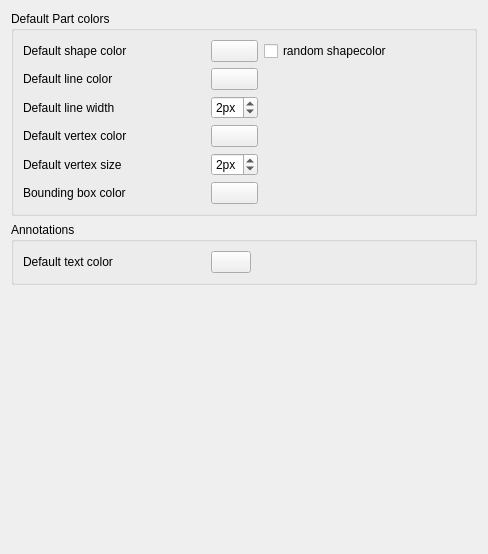
<?xml version="1.0" encoding="UTF-8"?>
<ui version="4.0">
 <class>PartGui::DlgSettingsObjectColor</class>
 <widget class="QWidget" name="PartGui::DlgSettingsObjectColor">
  <property name="geometry">
   <rect>
    <x>0</x>
    <y>0</y>
    <width>488</width>
    <height>554</height>
   </rect>
  </property>
  <property name="windowTitle">
   <string>Part colors</string>
  </property>
  <layout class="QVBoxLayout" name="verticalLayout">
   <item>
    <widget class="QGroupBox" name="groupBoxDefaultColors">
     <property name="title">
      <string>Default Part colors</string>
     </property>
     <layout class="QHBoxLayout" name="horizontalLayout">
      <item>
       <layout class="QGridLayout" name="gridLayout">
        <item row="0" column="1">
         <widget class="Gui::PrefColorButton" name="DefaultShapeColor">
          <property name="toolTip">
           <string>The default color for new shapes</string>
          </property>
          <property name="color" stdset="0">
           <color>
            <red>204</red>
            <green>204</green>
            <blue>204</blue>
           </color>
          </property>
          <property name="prefEntry" stdset="0">
           <cstring>DefaultShapeColor</cstring>
          </property>
          <property name="prefPath" stdset="0">
           <cstring>View</cstring>
          </property>
         </widget>
        </item>
        <item row="1" column="0">
         <widget class="QLabel" name="label_7">
          <property name="minimumSize">
           <size>
            <width>182</width>
            <height>0</height>
           </size>
          </property>
          <property name="text">
           <string>Default line color</string>
          </property>
         </widget>
        </item>
        <item row="1" column="1">
         <widget class="Gui::PrefColorButton" name="DefaultShapeLineColor">
          <property name="toolTip">
           <string>The default line color for new shapes</string>
          </property>
          <property name="color" stdset="0">
           <color>
            <red>25</red>
            <green>25</green>
            <blue>25</blue>
           </color>
          </property>
          <property name="prefEntry" stdset="0">
           <cstring>DefaultShapeLineColor</cstring>
          </property>
          <property name="prefPath" stdset="0">
           <cstring>View</cstring>
          </property>
         </widget>
        </item>
        <item row="3" column="1">
         <widget class="Gui::PrefColorButton" name="DefaultShapeVertexColor">
          <property name="toolTip">
           <string>The default line color for new shapes</string>
          </property>
          <property name="color" stdset="0">
           <color>
            <red>25</red>
            <green>25</green>
            <blue>25</blue>
           </color>
          </property>
          <property name="prefEntry" stdset="0">
           <cstring>DefaultShapeVertexColor</cstring>
          </property>
          <property name="prefPath" stdset="0">
           <cstring>View</cstring>
          </property>
         </widget>
        </item>
        <item row="5" column="1">
         <widget class="Gui::PrefColorButton" name="BoundingBoxColor">
          <property name="toolTip">
           <string>The color of bounding boxes in the 3D view</string>
          </property>
          <property name="color" stdset="0">
           <color>
            <red>255</red>
            <green>255</green>
            <blue>255</blue>
           </color>
          </property>
          <property name="prefEntry" stdset="0">
           <cstring>BoundingBoxColor</cstring>
          </property>
          <property name="prefPath" stdset="0">
           <cstring>View</cstring>
          </property>
         </widget>
        </item>
        <item row="3" column="0">
         <widget class="QLabel" name="label_10">
          <property name="minimumSize">
           <size>
            <width>182</width>
            <height>0</height>
           </size>
          </property>
          <property name="text">
           <string>Default vertex color</string>
          </property>
         </widget>
        </item>
        <item row="4" column="1">
         <widget class="Gui::PrefSpinBox" name="DefaultShapeVertexWidth">
          <property name="toolTip">
           <string>The default line thickness for new shapes</string>
          </property>
          <property name="suffix">
           <string>px</string>
          </property>
          <property name="maximum">
           <number>9</number>
          </property>
          <property name="value">
           <number>2</number>
          </property>
          <property name="prefEntry" stdset="0">
           <cstring>DefaultShapeVertexWidth</cstring>
          </property>
          <property name="prefPath" stdset="0">
           <cstring>View</cstring>
          </property>
         </widget>
        </item>
        <item row="2" column="0">
         <widget class="QLabel" name="label_9">
          <property name="minimumSize">
           <size>
            <width>182</width>
            <height>0</height>
           </size>
          </property>
          <property name="text">
           <string>Default line width</string>
          </property>
         </widget>
        </item>
        <item row="4" column="0">
         <widget class="QLabel" name="label_11">
          <property name="minimumSize">
           <size>
            <width>182</width>
            <height>0</height>
           </size>
          </property>
          <property name="text">
           <string>Default vertex size</string>
          </property>
         </widget>
        </item>
        <item row="2" column="1">
         <widget class="Gui::PrefSpinBox" name="DefaultShapeLineWidth">
          <property name="toolTip">
           <string>The default line thickness for new shapes</string>
          </property>
          <property name="suffix">
           <string>px</string>
          </property>
          <property name="maximum">
           <number>9</number>
          </property>
          <property name="value">
           <number>2</number>
          </property>
          <property name="prefEntry" stdset="0">
           <cstring>DefaultShapeLineWidth</cstring>
          </property>
          <property name="prefPath" stdset="0">
           <cstring>View</cstring>
          </property>
         </widget>
        </item>
        <item row="5" column="0">
         <widget class="QLabel" name="label_8">
          <property name="minimumSize">
           <size>
            <width>182</width>
            <height>0</height>
           </size>
          </property>
          <property name="text">
           <string>Bounding box color</string>
          </property>
         </widget>
        </item>
        <item row="0" column="0">
         <widget class="QLabel" name="label_6">
          <property name="minimumSize">
           <size>
            <width>182</width>
            <height>0</height>
           </size>
          </property>
          <property name="text">
           <string>Default shape color</string>
          </property>
         </widget>
        </item>
        <item row="0" column="2">
       <widget class="Gui::PrefCheckBox" name="checkRandomColor">
        <property name="text">
         <string>random shapecolor</string>
        </property>
        <property name="prefEntry" stdset="0">
         <cstring>randomColor</cstring>
        </property>
        <property name="prefPath" stdset="0">
         <cstring>View</cstring>
        </property>
       </widget>
        </item>
       </layout>
      </item>
      <item>
       <spacer name="horizontalSpacer">
        <property name="orientation">
         <enum>Qt::Horizontal</enum>
        </property>
        <property name="sizeHint" stdset="0">
         <size>
          <width>28</width>
          <height>20</height>
         </size>
        </property>
       </spacer>
      </item>
     </layout>
    </widget>
   </item>
   <item>
    <widget class="QGroupBox" name="groupBox">
     <property name="title">
      <string>Annotations</string>
     </property>
     <layout class="QHBoxLayout" name="horizontalLayout_2">
      <item>
       <layout class="QGridLayout" name="gridLayout_2">
        <item row="0" column="0">
         <widget class="QLabel" name="label">
          <property name="minimumSize">
           <size>
            <width>182</width>
            <height>0</height>
           </size>
          </property>
          <property name="text">
           <string>Default text color</string>
          </property>
         </widget>
        </item>
        <item row="0" column="1">
         <widget class="Gui::PrefColorButton" name="AnnotationTextColor">
          <property name="prefEntry" stdset="0">
           <cstring>AnnotationTextColor</cstring>
          </property>
          <property name="prefPath" stdset="0">
           <cstring>View</cstring>
          </property>
         </widget>
        </item>
       </layout>
      </item>
      <item>
       <spacer name="horizontalSpacer_2">
        <property name="orientation">
         <enum>Qt::Horizontal</enum>
        </property>
        <property name="sizeHint" stdset="0">
         <size>
          <width>40</width>
          <height>20</height>
         </size>
        </property>
       </spacer>
      </item>
     </layout>
    </widget>
   </item>
   <item>
    <spacer name="verticalSpacer">
     <property name="orientation">
      <enum>Qt::Vertical</enum>
     </property>
     <property name="sizeHint" stdset="0">
      <size>
       <width>20</width>
       <height>217</height>
      </size>
     </property>
    </spacer>
   </item>
  </layout>
 </widget>
 <customwidgets>
  <customwidget>
   <class>Gui::ColorButton</class>
   <extends>QPushButton</extends>
   <header>Gui/Widgets.h</header>
  </customwidget>
  <customwidget>
   <class>Gui::PrefColorButton</class>
   <extends>Gui::ColorButton</extends>
   <header>Gui/PrefWidgets.h</header>
  </customwidget>
  <customwidget>
   <class>Gui::PrefSpinBox</class>
   <extends>QSpinBox</extends>
   <header>Gui/PrefWidgets.h</header>
  </customwidget>
    <customwidget>
   <class>Gui::PrefCheckBox</class>
   <extends>QCheckBox</extends>
   <header>Gui/PrefWidgets.h</header>
  </customwidget>
 </customwidgets>
 <tabstops>
  <tabstop>DefaultShapeColor</tabstop>
  <tabstop>DefaultShapeLineWidth</tabstop>
  <tabstop>DefaultShapeLineColor</tabstop>
  <tabstop>BoundingBoxColor</tabstop>
  <tabstop>checkRandomColor</tabstop>
 </tabstops>
 <resources/>
  <connections>
  <connection>
   <sender>checkRandomColor</sender>
   <signal>toggled(bool)</signal>
   <receiver>DefaultShapeColor</receiver>
   <slot>setDisabled(bool)</slot>
  </connection>
</connections>
</ui>
